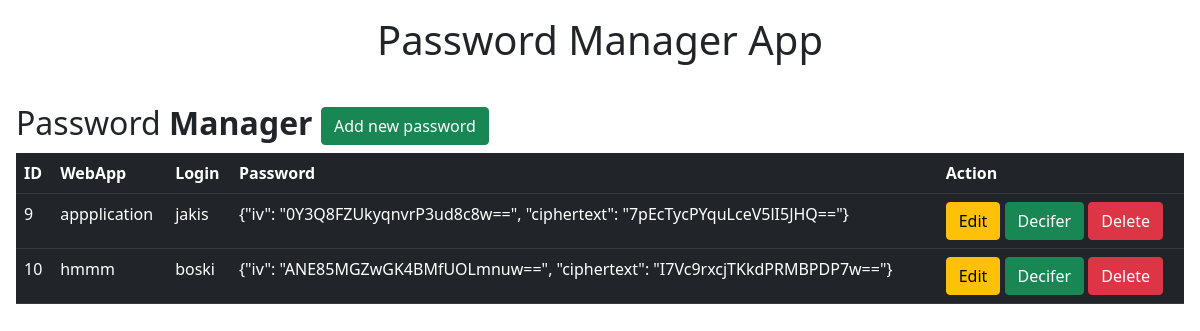
The page /dashboard (signed in) on the database as committed earlier.
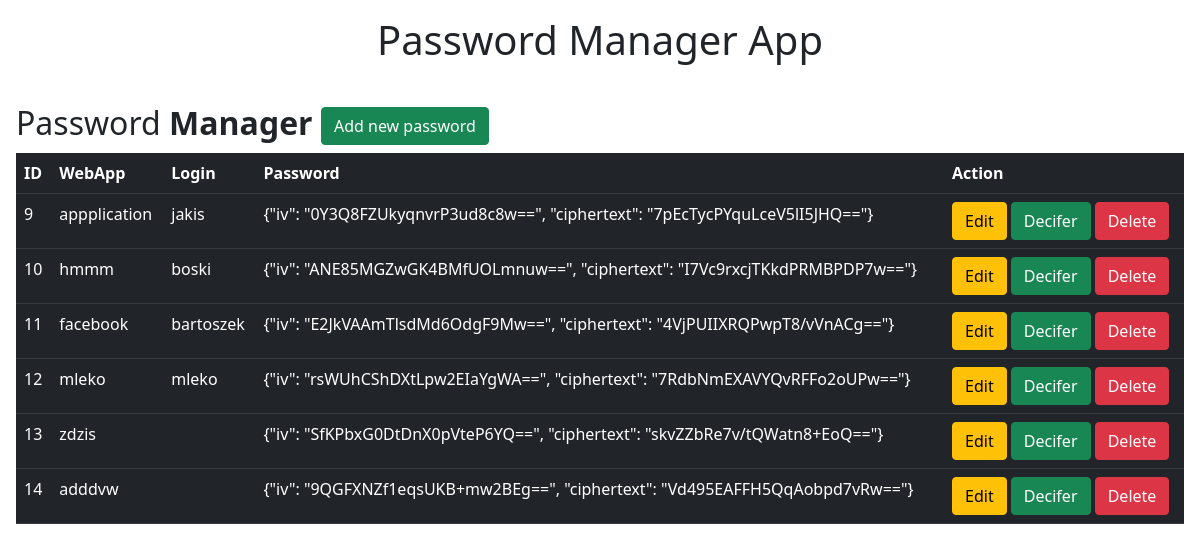
The same page on the database as committed later.
### app.py (models this page shows, shortened)
class PassManager(db.Model):
    id = db.Column(db.Integer, primary_key=True)
    appName = db.Column(db.String(15), unique=True)
    login = db.Column(db.String(50))
    password = db.Column(db.String(80))
    userId = db.Column(db.Integer, db.ForeignKey('user.id'), nullable=False)

### app.py (the view)
@app.route('/dashboard')
@login_required
def dashboard():
    user = User.query.filter_by(username=current_user.username).first()
    passwod_list = user.passManager
    visible_passwords_list = []
    for item in passwod_list:
        visible_passwords_list.append(
            {'id': item.id, 'appName': item.appName, 'login':  item.login,
             'password': item.password})
    return render_template('dashboard.html', visible_passwords_list = visible_passwords_list)

### app.py (called while the page is built)
@login_manager.user_loader
def load_user(user_id):
    return User.query.get(int(user_id))

### templates/dashboard.html (shortened to what this page needs)
{% extends 'base.html' %}
{% block body %}
    <div calss= "container">
        <div class="row">
            <div class="col md-12">
                <div class="jumbotron p-3">
                    <h2>Password<b> Manager</b> <button type=button" class="btn btn-success float-right" data-toggle="modal" data-target="#mymodal">Add new password</button></h2>
                    <table class="table table-hover table-dark">
                        <tr>
                            <th>ID</th>
                            <th>WebApp</th>
                            <th>Login</th>
                            <th>Password</th>
                            <th>Action</th>
                        </tr>
                        {% for row in visible_passwords_list %}
                        <tr>
                            <td>{{row.id}}</td>
                            <td>{{row.appName}}</td>
                            <td>{{row.login}}</td>
                            <td>{{row.password}}</td>
                            <td>
                                <a href="/update/{{ row.id }}" class="btn btn-warning btn-xs" data-toggle="modal" data-target="#modaledit{{ row.id }}">Edit</a>
                                <a href="/deciferpass/{{ row.id }}" class="btn btn-success btn-xs" data-toggle="modal" data-target="#deciferpass{{ row.id }}">Decifer</a>
                                <a href="/delete/{{row.id}}" class="btn btn-danger btn-xs" onclick="return confirm('Are You Sure To Delete?')">Delete</a>
                            </td>
                        </tr>
                        {% endfor %}
                    </table>
                </div>
            </div>
        </div>
    </div>
{% endblock %}

### templates/base.html (shortened to what this page needs)
<!DOCTYPE html>
<html lang="en">
<head>
    <link href="{{ url_for('static',filename = 'css/bootstrap.min.css') }}" rel = "stylesheet"/>
</head>
<body>
{% block body %} {% endblock %}
</body>
</html>

### templates/header.html (shortened to what this page needs)
{% extends 'base.html' %}
{% block body %}
<div class="jumbotron p-3 ">
    <div class="well text-center">
        <h1>Password Manager App</h1>
    </div>
</div>
{% endblock %}

Rows that differ between the two databases and show on the page:
added PassManager: id "11", appName "facebook", login "bartoszek", password "{\"iv\": \"E2JkVAAmTlsdMd6OdgF9Mw==\", \"ciphertext\": \"4VjPUIIXRQPwpT8/vVnACg==\"}"
added PassManager: id "12", appName "mleko", login "mleko", password "{\"iv\": \"rsWUhCShDXtLpw2EIaYgWA==\", \"ciphertext\": \"7RdbNmEXAVYQvRFFo2oUPw==\"}"
added PassManager: id "13", appName "zdzis", password "{\"iv\": \"SfKPbxG0DtDnX0pVteP6YQ==\", \"ciphertext\": \"skvZZbRe7v/tQWatn8+EoQ==\"}"
added PassManager: id "14", appName "adddvw", password "{\"iv\": \"9QGFXNZf1eqsUKB+mw2BEg==\", \"ciphertext\": \"Vd495EAFFH5QqAobpd7vRw==\"}"
